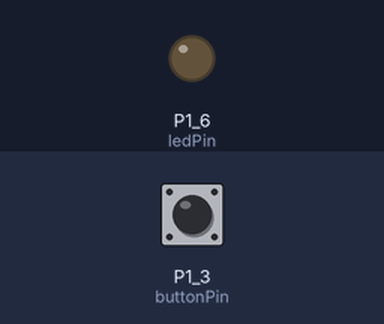
A sketch run on a simulated TI MSP430 LaunchPad. Shown: output pins drawn as LEDs (lit = HIGH). The test bench sets the inputs (shaded band); at power-on: P1_3 (buttonPin) HIGH.

Above: at 1.2 s.
1.3 s: P1_3 (buttonPin) pulled LOW for 0.15 s
At 1.37 s:
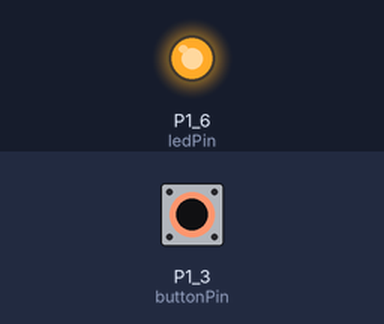
2.9 s: P1_3 (buttonPin) pulled LOW for 3.2 s
At 7.3 s:
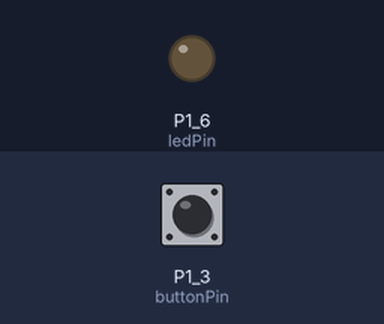
Timing chart, 0 to 8.8 s (numbered marks = the images above; inputs shaded):
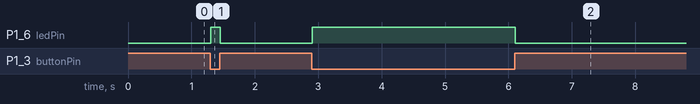

Measured:
- after the input at 1.3 s, P1_6 (ledPin): LOW → HIGH at once, → LOW 0.15 s later
- after the input at 2.9 s, P1_6 (ledPin): LOW → HIGH at once, → LOW 3.2 s later

The sketch:

pressed_max_for.ino
```cpp
const int buttonPin = PUSH2;    // Button
const int ledPin =  GREEN_LED;  // LED
const int timestep = 25;        // Loop delay

int buttonState = 0;
int buttonPressedFor = 0;  // Таймер времени нажатия кнопки

void setup()
{
  pinMode(ledPin, OUTPUT);
  pinMode(buttonPin, INPUT_PULLUP);
}

void loop()
{
  buttonState = digitalRead(buttonPin);
  if (buttonState == HIGH) {        // Кнопка отжата, следовательно:
    buttonPressedFor = 0;           //   сбрасываем счётчик времени нажатия
    digitalWrite(ledPin, LOW);      //   и выключаем диод
  }
  else {                            // Кнопка нажата, следовательно:
    if (buttonPressedFor  < 5000){  //   Если кнопка нажата менее 5 секунд:
      buttonPressedFor += timestep; //   увеличиваем счётчик времени нажатия
      digitalWrite(ledPin, HIGH);   //     и включаем диод
    }
    else                            //   А если больше:
      digitalWrite(ledPin, LOW);    //     выключаем диод
  }

  delay(timestep);
}
```
